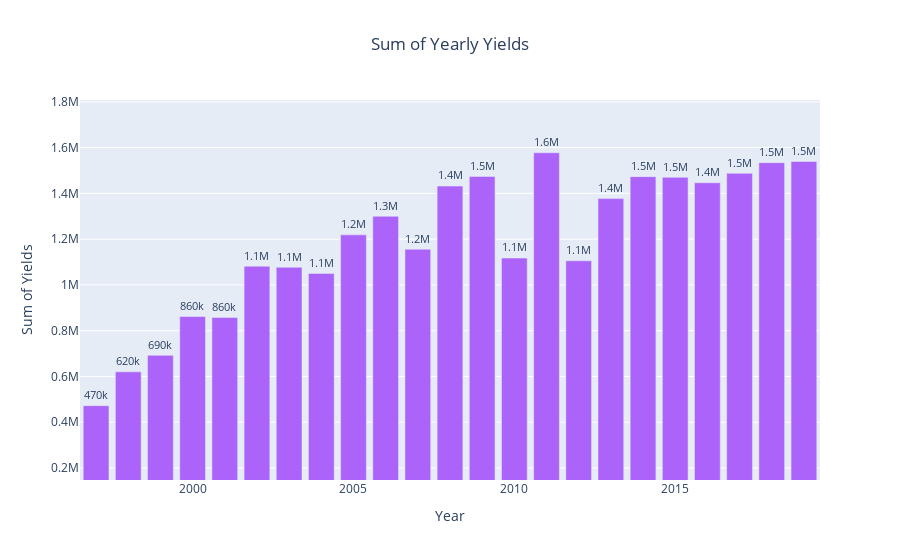

Source (notebook cell):
### Code cell
vibrant_color = px.colors.qualitative.Plotly[3]  # Example: A vibrant color from Plotly's qualitative palette

fig = px.bar(yearly_yield_sum, x='Year', y='Yield', title='Sum of Yearly Yields', 
             text='Yield', color_discrete_sequence=[vibrant_color])
fig.update_traces(texttemplate='%{text:.2s}', textposition='outside')
fig.update_layout(uniformtext_minsize=8, uniformtext_mode='hide', 
                  xaxis_title='Year',
                  yaxis_title='Sum of Yields',
                  title_x=0.5)

fig.show()

### Figure 1 — Plotly figure (JSON) as saved in the notebook; plotly's stock layout.template omitted (floating-point values rounded to 4 significant figures)
{"data": [{"alignmentgroup": "True", "hovertemplate": "Year=%{x}<br>Yield=%{text}<extra></extra>", "legendgroup": "", "marker": {"color": "#AB63FA", "pattern": {"shape": ""}}, "name": "", "offsetgroup": "", "orientation": "v", "showlegend": false, "text": [472400.0, 620100.0, 692500.0, 861800.0, 858100.0, 1082000.0, 1077000.0, 1050000.0, 1219000.0, 1300000.0, 1156000.0, 1432000.0, 1474000.0, 1118000.0, 1577000.0, 1105000.0, 1377000.0, 1473000.0, 1470000.0, 1446000.0, 1488000.0, 1534000.0, 1540000.0], "textposition": "outside", "texttemplate": "%{text:.2s}", "type": "bar", "x": [1997, 1998, 1999, 2000, 2001, 2002, 2003, 2004, 2005, 2006, 2007, 2008, 2009, 2010, 2011, 2012, 2013, 2014, 2015, 2016, 2017, 2018, 2019], "xaxis": "x", "y": [472400.0, 620100.0, 692500.0, 861800.0, 858100.0, 1082000.0, 1077000.0, 1050000.0, 1219000.0, 1300000.0, 1156000.0, 1432000.0, 1474000.0, 1118000.0, 1577000.0, 1105000.0, 1377000.0, 1473000.0, 1470000.0, 1446000.0, 1488000.0, 1534000.0, 1540000.0], "yaxis": "y"}], "layout": {"autosize": true, "barmode": "relative", "dragmode": "pan", "legend": {"tracegroupgap": 0}, "title": {"text": "Sum of Yearly Yields", "x": 0.5}, "uniformtext": {"minsize": 8, "mode": "hide"}, "xaxis": {"anchor": "y", "autorange": false, "domain": [0, 1], "range": [1996.0, 2020.0], "title": {"text": "Year"}, "type": "linear"}, "yaxis": {"anchor": "x", "autorange": false, "domain": [0, 1], "range": [147600.0, 1808000.0], "title": {"text": "Sum of Yields"}, "type": "linear"}}}
